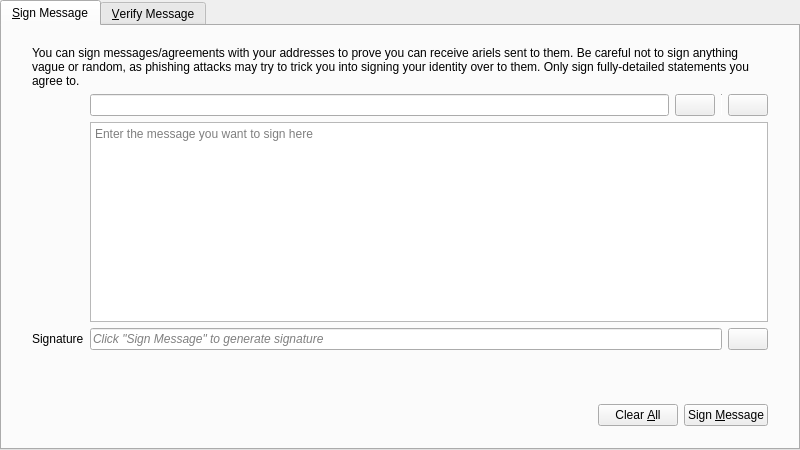
<?xml version="1.0" encoding="UTF-8"?>
<ui version="4.0">
 <class>SignVerifyMessageDialog</class>
 <widget class="QDialog" name="SignVerifyMessageDialog">
  <property name="geometry">
   <rect>
    <x>0</x>
    <y>0</y>
    <width>800</width>
    <height>450</height>
   </rect>
  </property>
  <property name="windowTitle">
   <string>Signatures - Sign / Verify a Message</string>
  </property>
  <property name="modal">
   <bool>true</bool>
  </property>
  <layout class="QVBoxLayout" name="verticalLayout">
   <property name="leftMargin">
    <number>0</number>
   </property>
   <property name="topMargin">
    <number>0</number>
   </property>
   <property name="rightMargin">
    <number>0</number>
   </property>
   <property name="bottomMargin">
    <number>0</number>
   </property>
   <item>
    <widget class="QTabWidget" name="tabWidget">
     <property name="currentIndex">
      <number>0</number>
     </property>
     <widget class="QWidget" name="tabSignMessage">
      <attribute name="title">
       <string>&amp;Sign Message</string>
      </attribute>
      <layout class="QVBoxLayout" name="verticalLayout_SM">
       <property name="leftMargin">
        <number>0</number>
       </property>
       <property name="topMargin">
        <number>0</number>
       </property>
       <property name="rightMargin">
        <number>0</number>
       </property>
       <property name="bottomMargin">
        <number>0</number>
       </property>
       <item>
        <layout class="QVBoxLayout" name="verticalLayout_3">
         <property name="leftMargin">
          <number>30</number>
         </property>
         <property name="topMargin">
          <number>20</number>
         </property>
         <property name="rightMargin">
          <number>30</number>
         </property>
         <property name="bottomMargin">
          <number>20</number>
         </property>
         <item>
          <layout class="QGridLayout" name="gridLayout">
           <item row="1" column="1">
            <layout class="QHBoxLayout" name="horizontalLayout_1_SM">
             <property name="spacing">
              <number>6</number>
             </property>
             <item>
              <widget class="QValidatedLineEdit" name="addressIn_SM">
               <property name="toolTip">
                <string>The Ariel address to sign the message with</string>
               </property>
              </widget>
             </item>
             <item>
              <widget class="QtumPushButton" name="addressBookButton_SM">
               <property name="toolTip">
                <string>Choose previously used address</string>
               </property>
               <property name="text">
                <string/>
               </property>
               <property name="icon">
                <iconset resource="../bitcoin.qrc">
                 <normaloff>:/icons/address-book</normaloff>:/icons/address-book</iconset>
               </property>
               <property name="shortcut">
                <string>Alt+A</string>
               </property>
               <property name="autoDefault">
                <bool>false</bool>
               </property>
              </widget>
             </item>
             <item>
              <widget class="Line" name="vLine">
               <property name="maximumSize">
                <size>
                 <width>1</width>
                 <height>22</height>
                </size>
               </property>
               <property name="orientation">
                <enum>Qt::Vertical</enum>
               </property>
              </widget>
             </item>
             <item>
              <widget class="QtumPushButton" name="pasteButton_SM">
               <property name="toolTip">
                <string>Paste address from clipboard</string>
               </property>
               <property name="text">
                <string/>
               </property>
               <property name="icon">
                <iconset resource="../bitcoin.qrc">
                 <normaloff>:/icons/editpaste</normaloff>:/icons/editpaste</iconset>
               </property>
               <property name="shortcut">
                <string>Alt+P</string>
               </property>
               <property name="autoDefault">
                <bool>false</bool>
               </property>
              </widget>
             </item>
            </layout>
           </item>
           <item row="2" column="1">
            <widget class="QPlainTextEdit" name="messageIn_SM">
             <property name="toolTip">
              <string>Enter the message you want to sign here</string>
             </property>
             <property name="placeholderText">
              <string>Enter the message you want to sign here</string>
             </property>
            </widget>
           </item>
           <item row="3" column="1">
            <layout class="QHBoxLayout" name="horizontalLayout_2_SM">
             <property name="spacing">
              <number>6</number>
             </property>
             <item>
              <widget class="QLineEdit" name="signatureOut_SM">
               <property name="font">
                <font>
                 <italic>true</italic>
                </font>
               </property>
               <property name="readOnly">
                <bool>true</bool>
               </property>
               <property name="placeholderText">
                <string>Click &quot;Sign Message&quot; to generate signature</string>
               </property>
              </widget>
             </item>
             <item>
              <widget class="QtumPushButton" name="copySignatureButton_SM">
               <property name="toolTip">
                <string>Copy the current signature to the system clipboard</string>
               </property>
               <property name="text">
                <string/>
               </property>
               <property name="icon">
                <iconset resource="../bitcoin.qrc">
                 <normaloff>:/icons/editcopy</normaloff>:/icons/editcopy</iconset>
               </property>
               <property name="autoDefault">
                <bool>false</bool>
               </property>
              </widget>
             </item>
            </layout>
           </item>
           <item row="3" column="0">
            <widget class="QLabel" name="signatureLabel_SM">
             <property name="text">
              <string>Signature</string>
             </property>
             <property name="textFormat">
              <enum>Qt::PlainText</enum>
             </property>
            </widget>
           </item>
           <item row="0" column="0" colspan="2">
            <widget class="QLabel" name="infoLabel_SM">
             <property name="text">
              <string>You can sign messages/agreements with your addresses to prove you can receive ariels sent to them. Be careful not to sign anything vague or random, as phishing attacks may try to trick you into signing your identity over to them. Only sign fully-detailed statements you agree to.</string>
             </property>
             <property name="textFormat">
              <enum>Qt::PlainText</enum>
             </property>
             <property name="wordWrap">
              <bool>true</bool>
             </property>
            </widget>
           </item>
          </layout>
         </item>
        </layout>
       </item>
       <item>
        <widget class="QWidget" name="buttonsContainerWhite" native="true">
         <layout class="QHBoxLayout" name="horizontalLayout">
          <property name="leftMargin">
           <number>30</number>
          </property>
          <property name="topMargin">
           <number>15</number>
          </property>
          <property name="rightMargin">
           <number>30</number>
          </property>
          <item>
           <spacer name="horizontalSpacer_1_SM">
            <property name="orientation">
             <enum>Qt::Horizontal</enum>
            </property>
            <property name="sizeHint" stdset="0">
             <size>
              <width>40</width>
              <height>48</height>
             </size>
            </property>
           </spacer>
          </item>
          <item>
           <widget class="QLabel" name="statusLabel_SM">
            <property name="font">
             <font>
              <weight>75</weight>
              <bold>true</bold>
             </font>
            </property>
            <property name="text">
             <string/>
            </property>
            <property name="wordWrap">
             <bool>true</bool>
            </property>
           </widget>
          </item>
          <item>
           <spacer name="horizontalSpacer_2_SM">
            <property name="orientation">
             <enum>Qt::Horizontal</enum>
            </property>
            <property name="sizeHint" stdset="0">
             <size>
              <width>40</width>
              <height>48</height>
             </size>
            </property>
           </spacer>
          </item>
          <item>
           <widget class="QtumPushButton" name="clearButton_SM">
            <property name="toolTip">
             <string>Reset all sign message fields</string>
            </property>
            <property name="text">
             <string>Clear &amp;All</string>
            </property>
            <property name="icon">
             <iconset resource="../bitcoin.qrc">
              <normaloff>:/icons/remove</normaloff>:/icons/remove</iconset>
            </property>
            <property name="autoDefault">
             <bool>false</bool>
            </property>
           </widget>
          </item>
          <item>
           <widget class="QtumPushButton" name="signMessageButton_SM">
            <property name="toolTip">
             <string>Sign the message to prove you own this Ariel address</string>
            </property>
            <property name="text">
             <string>Sign &amp;Message</string>
            </property>
            <property name="icon">
             <iconset resource="../bitcoin.qrc">
              <normaloff>:/icons/edit</normaloff>:/icons/edit</iconset>
            </property>
            <property name="autoDefault">
             <bool>false</bool>
            </property>
           </widget>
          </item>
         </layout>
        </widget>
       </item>
      </layout>
     </widget>
     <widget class="QWidget" name="tabVerifyMessage">
      <attribute name="title">
       <string>&amp;Verify Message</string>
      </attribute>
      <layout class="QVBoxLayout" name="verticalLayout_VM">
       <property name="leftMargin">
        <number>0</number>
       </property>
       <property name="topMargin">
        <number>0</number>
       </property>
       <property name="rightMargin">
        <number>0</number>
       </property>
       <property name="bottomMargin">
        <number>0</number>
       </property>
       <item>
        <layout class="QVBoxLayout" name="verticalLayout_2">
         <property name="leftMargin">
          <number>30</number>
         </property>
         <property name="topMargin">
          <number>20</number>
         </property>
         <property name="rightMargin">
          <number>30</number>
         </property>
         <property name="bottomMargin">
          <number>20</number>
         </property>
         <item>
          <widget class="QLabel" name="infoLabel_VM">
           <property name="text">
            <string>Enter the receiver's address, message (ensure you copy line breaks, spaces, tabs, etc. exactly) and signature below to verify the message. Be careful not to read more into the signature than what is in the signed message itself, to avoid being tricked by a man-in-the-middle attack. Note that this only proves the signing party receives with the address, it cannot prove sendership of any transaction!</string>
           </property>
           <property name="textFormat">
            <enum>Qt::PlainText</enum>
           </property>
           <property name="alignment">
            <set>Qt::AlignLeading|Qt::AlignLeft|Qt::AlignTop</set>
           </property>
           <property name="wordWrap">
            <bool>true</bool>
           </property>
          </widget>
         </item>
         <item>
          <layout class="QHBoxLayout" name="horizontalLayout_1_VM">
           <property name="spacing">
            <number>6</number>
           </property>
           <item>
            <widget class="QValidatedLineEdit" name="addressIn_VM">
             <property name="toolTip">
              <string>The Ariel address the message was signed with</string>
             </property>
            </widget>
           </item>
           <item>
            <widget class="QtumPushButton" name="addressBookButton_VM">
             <property name="toolTip">
              <string>Choose previously used address</string>
             </property>
             <property name="text">
              <string/>
             </property>
             <property name="icon">
              <iconset resource="../bitcoin.qrc">
               <normaloff>:/icons/address-book</normaloff>:/icons/address-book</iconset>
             </property>
             <property name="shortcut">
              <string>Alt+A</string>
             </property>
             <property name="autoDefault">
              <bool>false</bool>
             </property>
            </widget>
           </item>
          </layout>
         </item>
         <item>
          <widget class="QPlainTextEdit" name="messageIn_VM">
           <property name="toolTip">
            <string>The signed message to verify</string>
           </property>
           <property name="placeholderText">
            <string>The signed message to verify</string>
           </property>
          </widget>
         </item>
         <item>
          <widget class="QValidatedLineEdit" name="signatureIn_VM">
           <property name="toolTip">
            <string>The signature given when the message was signed</string>
           </property>
           <property name="placeholderText">
            <string>The signature given when the message was signed</string>
           </property>
          </widget>
         </item>
        </layout>
       </item>
       <item>
        <widget class="QWidget" name="buttonsContainerWhite_" native="true">
         <layout class="QHBoxLayout" name="horizontalLayout_2">
          <property name="leftMargin">
           <number>30</number>
          </property>
          <property name="topMargin">
           <number>15</number>
          </property>
          <property name="rightMargin">
           <number>30</number>
          </property>
          <item>
           <spacer name="horizontalSpacer_1_VM">
            <property name="orientation">
             <enum>Qt::Horizontal</enum>
            </property>
            <property name="sizeHint" stdset="0">
             <size>
              <width>40</width>
              <height>48</height>
             </size>
            </property>
           </spacer>
          </item>
          <item>
           <widget class="QLabel" name="statusLabel_VM">
            <property name="font">
             <font>
              <weight>75</weight>
              <bold>true</bold>
             </font>
            </property>
            <property name="text">
             <string/>
            </property>
            <property name="wordWrap">
             <bool>true</bool>
            </property>
           </widget>
          </item>
          <item>
           <spacer name="horizontalSpacer_2_VM">
            <property name="orientation">
             <enum>Qt::Horizontal</enum>
            </property>
            <property name="sizeHint" stdset="0">
             <size>
              <width>40</width>
              <height>48</height>
             </size>
            </property>
           </spacer>
          </item>
          <item>
           <widget class="QtumPushButton" name="clearButton_VM">
            <property name="toolTip">
             <string>Reset all verify message fields</string>
            </property>
            <property name="text">
             <string>Clear &amp;All</string>
            </property>
            <property name="icon">
             <iconset resource="../bitcoin.qrc">
              <normaloff>:/icons/remove</normaloff>:/icons/remove</iconset>
            </property>
            <property name="autoDefault">
             <bool>false</bool>
            </property>
           </widget>
          </item>
          <item>
           <widget class="QtumPushButton" name="verifyMessageButton_VM">
            <property name="toolTip">
             <string>Verify the message to ensure it was signed with the specified Ariel address</string>
            </property>
            <property name="text">
             <string>Verify &amp;Message</string>
            </property>
            <property name="icon">
             <iconset resource="../bitcoin.qrc">
              <normaloff>:/icons/transaction_0</normaloff>:/icons/transaction_0</iconset>
            </property>
            <property name="autoDefault">
             <bool>false</bool>
            </property>
           </widget>
          </item>
         </layout>
        </widget>
       </item>
      </layout>
     </widget>
    </widget>
   </item>
  </layout>
 </widget>
 <customwidgets>
  <customwidget>
   <class>QValidatedLineEdit</class>
   <extends>QLineEdit</extends>
   <header>qt/qvalidatedlineedit.h</header>
  </customwidget>
  <customwidget>
   <class>QtumPushButton</class>
   <extends>QPushButton</extends>
   <header>qt/qtumpushbutton.h</header>
  </customwidget>
 </customwidgets>
 <resources>
  <include location="../bitcoin.qrc"/>
 </resources>
 <connections/>
</ui>
